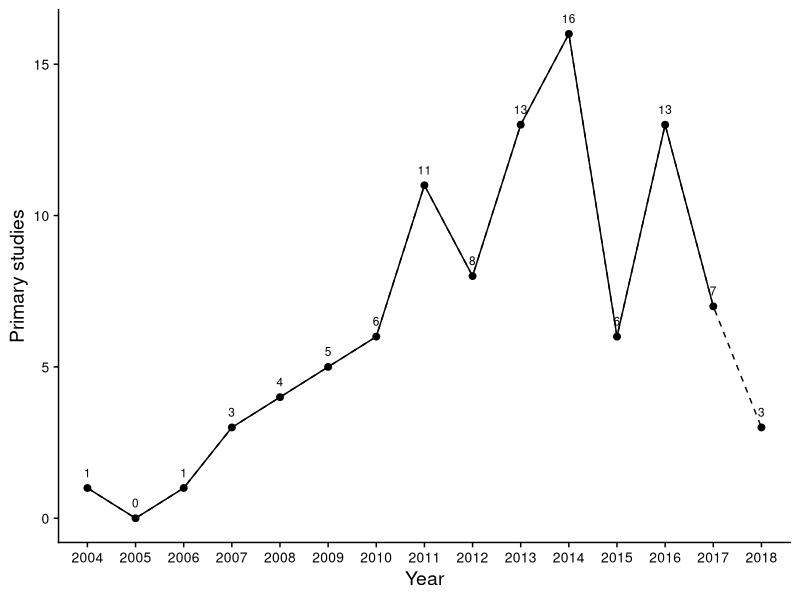

Write the R code that produced this figure.
# Line chart
library(tidyr)
library(dplyr)
library(plyr)
library(reshape)
library(ggplot2)
library(cowplot)

setwd(".")

############################
# Read the dataCollapsed
############################

dataCollapsed = read.csv("./dataCollapsed.csv", stringsAsFactors = TRUE)
data = read.csv("./data.csv", stringsAsFactors = TRUE)

# name of the X and Y axis labels
xLabel <- "Year"
yLabel <- "Primary studies"

# name of the column of interest
columnName <- "year"


# one element for each possible year
yearsInt <- c(min(data[[columnName]]):max(data[[columnName]]))#c("2006","2007","2008","2009","2010", "2011","2012","2013","2014", "2015")
years <- as.factor(yearsInt)

#############################################################################

# twin array of possibleValue storing the values of each possible element
counts <- vector("integer", length(years))
for (i in 1:length(years)) {
  counts[i] <- 0
}

# the labels to be used in the line chart
labels <- ""

# counting the elements for each possible value
for (el in data[[columnName]]) {
  for (i in 1:length(years)) {
    if(grepl(years[i], el)) {
      counts[i] <- as.integer(counts[i]) + 1
    }
  }
}

# lastYear = counts[length(counts)]
# lastYearPercentage = round(lastYear/sum(counts) * 100, 2)

# compute the factor to which elements values must be scaled
#pct <- round(counts/sum(counts) * 100, 1)
#pct[length(pct)] <- pct[length(pct)] + 0.1
# we add the percentages to the labels
#labels <- paste(counts, "\n", pct, "%", sep="") # add percents to labels 
labels <- counts
#labels <- sub("0\n0%", "", labels)

xSize <- 10
ySize <- 5

marginLeft <- 0
marginBottom <- 0
marginTop <- 0
marginRight <- 0

fileName <- "./output/RQ1_years.pdf"

cairo_pdf(fileName, width=xSize, height=ySize)
par(mar=c(marginBottom, marginLeft, marginTop, marginRight))
par(mfrow=c(1, 1))
par(las=1)

# create the dataframe
df.papers <- data.frame(years,counts)

# in p now we have the final plot
ggplot(data=df.papers, aes(x=years, y=counts, group=1)) +
  geom_text(data=df.papers,aes(x=years,y=counts,label=labels),size=3, alpha=1, lineheight=1, vjust=-1.2,hjust=.5) + 
  labs(x=xLabel, y=yLabel) +
  theme_cowplot() +
  geom_point(size=2) + 
  ylim(0, max(counts)) + 
  #coord_fixed(ratio=.1) + 
  geom_line(data=subset(df.papers, years != "2018")) + 
  geom_line(linetype="dashed", data=subset(df.papers, years = "2018")) +
  theme(axis.line = element_line(color = 'black'), axis.text.y = element_text(size=10), axis.text.x = element_text(size=10))
# print(p)
dev.off()
